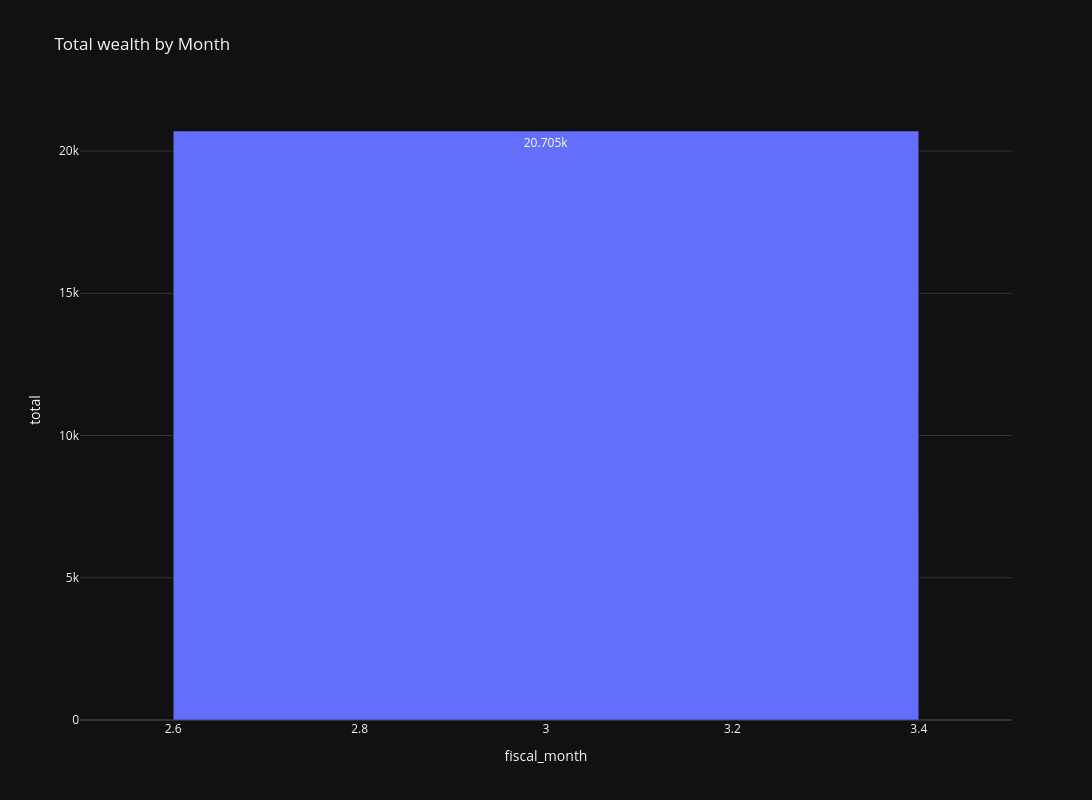

The code cell stored with this chart in its notebook:
### Code cell
fig = px.bar(df.to_pandas(), x="fiscal_month", y="total", 
            #  color="category", 
            #  hover_data=['description', 'cardType', 'day'],
             title="Total wealth by Month",
            #  category_orders={"monthName": month_order},
             template='plotly_dark',
             labels={'monthName':''},
             text_auto=True,
             height=800,
             width=1600)

fig.show()

### Figure 1 — Plotly figure (JSON) as saved in the notebook; plotly's stock layout.template omitted (floating-point values rounded to 4 significant figures)
{"data": [{"hovertemplate": "fiscal_month=%{x}<br>total=%{y}<extra></extra>", "legendgroup": "", "marker": {"color": "#636efa", "pattern": {"shape": ""}}, "name": "", "orientation": "v", "showlegend": false, "textposition": "auto", "texttemplate": "%{y}", "type": "bar", "x": [3], "xaxis": "x", "y": [20705], "yaxis": "y"}], "layout": {"barmode": "relative", "height": 800, "legend": {"tracegroupgap": 0}, "title": {"text": "Total wealth by Month"}, "width": 1600, "xaxis": {"anchor": "y", "domain": [0, 1], "title": {"text": "fiscal_month"}}, "yaxis": {"anchor": "x", "domain": [0, 1], "title": {"text": "total"}}}}
